Frame 1 (no input): blank canvas, image omitted
Frame 60 (no input): blank canvas, image omitted
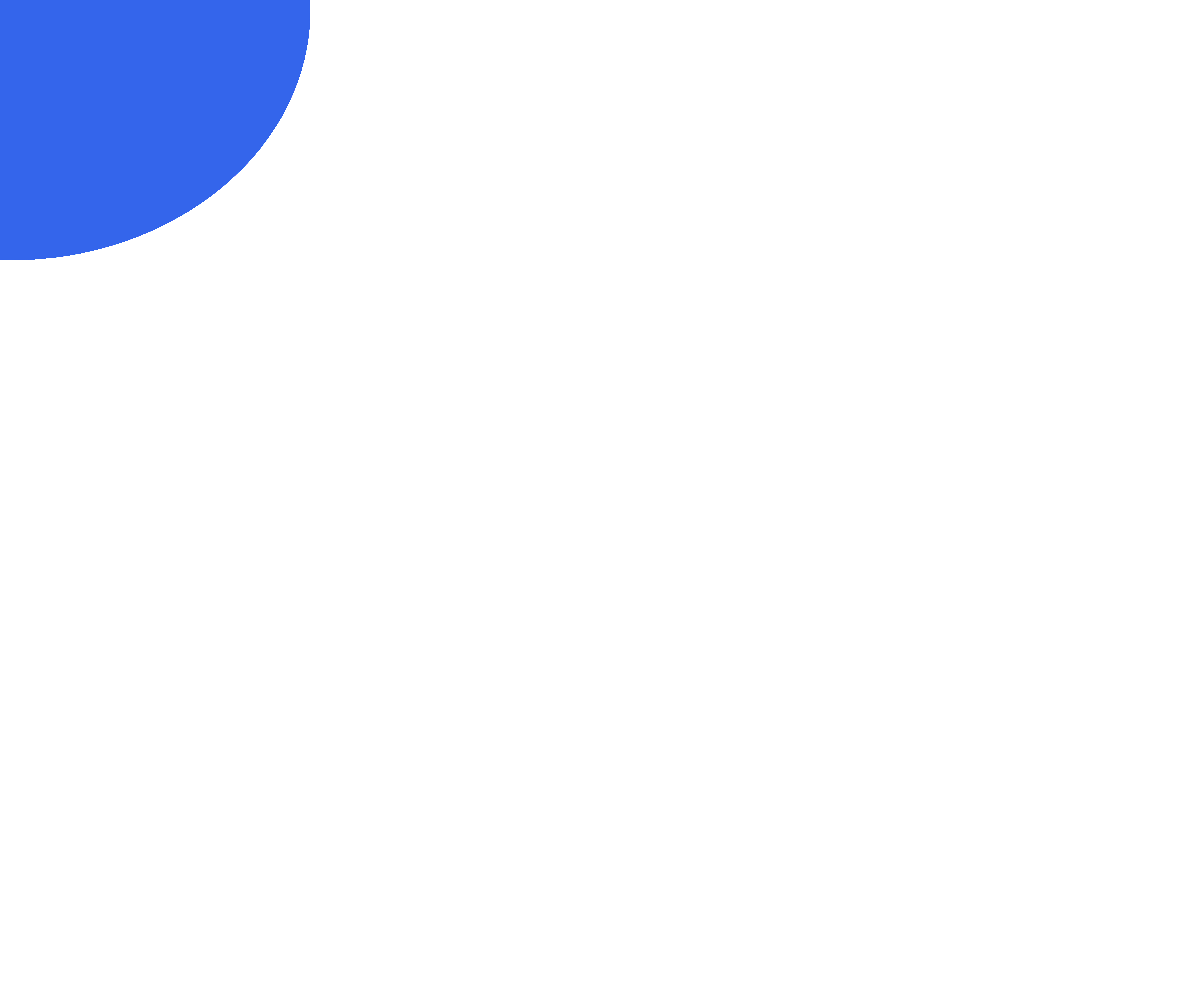
Frame 120 (the mouse pressed at the canvas centre since frame 60)

The p5.js sketch whose frames 1 and 60 were blank and that drew this single picture after the mouse press (run headless with seeded random() and noise() and a simulated clock; from frame 60 on, the mouse is pressed at the canvas centre):

// p5.js sketch
// ── sketch.js

function setup() {
  // put setup code here
  createCanvas(windowWidth, windowHeight);
  noStroke();
}

function draw() {
  // put drawing code here

  fill("#3465eb");
  ellipse(10, 10, mouseX, mouseY);
}
